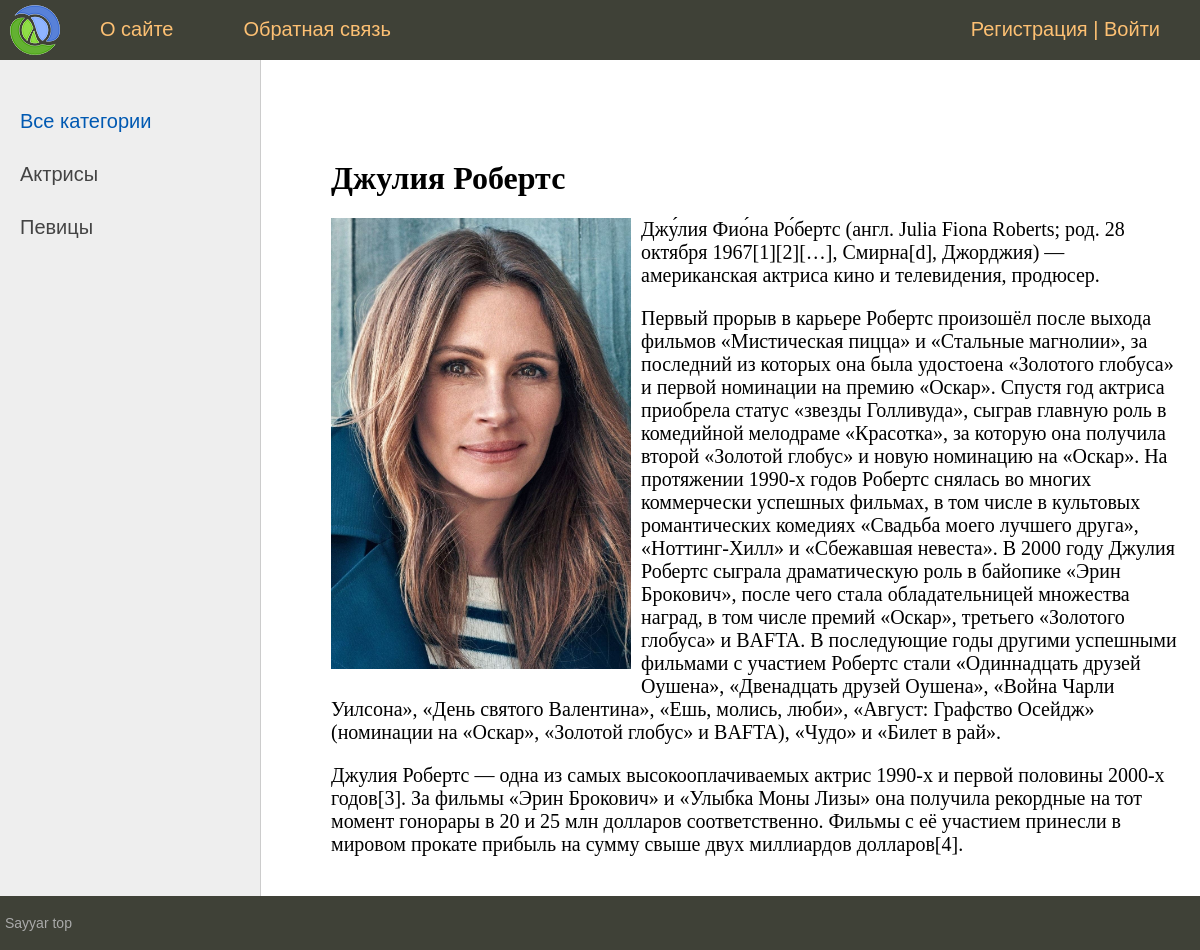
Page /post/dzhuliya-roberts/ on the committed database.
### women/models.py (models this page shows, shortened)
class Category(models.Model):
    name = models.CharField(max_length=100, db_index=True)
    slug = models.SlugField(max_length=255, unique=True, db_index=True, verbose_name='URL')
    def get_absolute_url(self):
        return reverse('category', kwargs={'cat_slug': self.slug})
    class Meta:
        verbose_name = "Категория"
        verbose_name_plural = "Категории"
        ordering = ['id']

class Women(models.Model):
    title = models.CharField(max_length=255, verbose_name='Заголовок')
    slug = models.SlugField(max_length=255, unique=True, db_index=True, verbose_name='URL')
    content = models.TextField(blank=True, verbose_name='Текст статьи')
    photo = models.ImageField(upload_to='photos/%Y/%m/%d/', verbose_name='Фото')
    time_create = models.DateTimeField(auto_now_add=True, verbose_name='Время создания')
    time_update = models.DateTimeField(auto_now=True, verbose_name='Время изменения')
    is_published = models.BooleanField(default=True, verbose_name='Публикация')
    cat = models.ForeignKey('Category', on_delete=models.PROTECT, verbose_name='Категории')
    def __str__(self) -> str:
        return self.title
    class Meta:
        verbose_name = "Известные женщины"
        verbose_name_plural = "Известные женщины"
        ordering = ['time_create', 'title']

### women/views.py (the view)
# urls.py: path('post/<slug:post_slug>/', ShowPost.as_view(), name='post'),
class ShowPost(DataMixin, DetailView):
    model = Women
    template_name = 'women/post.html'
    slug_url_kwarg = 'post_slug'
    context_object_name = 'post'
    def get_context_data(self, *, object_list=None, **kwargs):
        context = super().get_context_data(**kwargs)
        c_def = self.get_user_context(title=context['post'])
        return dict(list(context.items()) + list(c_def.items()))

### women/utils.py (called while the page is built)
    def get_user_context(self, **kwargs):
        context = kwargs
        cats = cache.get('cats')
        if not cats:
            cats = Category.objects.annotate(Count('women'))
            cache.set('cats', cats, 60)
        user_menu = menu.copy()
        if not self.request.user.is_authenticated:
            user_menu.pop(1)
        context['menu'] = user_menu
        context['cats'] = cats
        if 'cat_selected' not in context:
            context['cat_selected'] = 0
        return context

### women/templates/women/post.html
{% extends 'women/base.html' %}
{% block content %}
<h1>{{post.title}}</h1>
{% if post.photo %}
<p><img class="img-article-left" src="{{post.photo.url}}"></p>
{% endif %}
{{post.content|linebreaks}}
{% endblock %}

### women/templates/women/base.html (shortened to what this page needs)
{% load static %}
{% load women_tags %}
<!DOCTYPE html>
<html>
<head>
	<link type="text/css" href="{% static 'women/css/styles.css' %}" rel="stylesheet" />
</head>
<body>
<table class="table-page" border=0 cellpadding="0" cellspacing="0">
<tr><td valign=top>
{% block mainmenu %}
		<div class="header">
			<ul id="mainmenu" class="mainmenu">
			<li class="logo"><a href="{% url 'home' %}"><div class="logo"></div></a></li>
{% for m in menu %}
			<li><a href="{% url m.url_name %}">{{m.title}}</a></li>
{% endfor %}
				{% if request.user.is_authenticated %}
				<li class="last"> {{user.username}} | <a href="{% url 'logout' %}">Выйти</a></li>
				{% else %}
				<li class="last"><a href="{% url 'register' %}">Регистрация</a> | <a href="{% url 'login' %}">Войти</a></li>
				{% endif %}
			</ul>
		</div>
{% endblock mainmenu %}
<table class="table-content" border=0 cellpadding="0" cellspacing="0">
<tr>
	<td valign="top" class="left-chapters">
	<ul id="leftchapters">
{% if cat_selected == 0 %}
		<li class="selected">Все категории</li>
{% else %}
		<li><a href="{% url 'home' %}">Все категории</a></li>
{% endif %}
{% for c in cats %}
{% if c.women__count > 0 %}
		{% if c.pk == cat_selected %}
			<li class="selected">{{c.name}}</li>
		{% else %}
			<li><a href="{{ c.get_absolute_url }}">{{c.name}}</a></li>
		{% endif %}
{% endif %}
{% endfor %}
	</ul>
</td>
<td valign="top" class="content">
	<div class="content-text">
{% block content %}
{% endblock %}
	</div>
</td></tr></table>
</td></tr>
<tr><td valign=top>
	<div id="footer">
	<p>Sayyar top</p>
	</div>
</td></tr></table>
</body>
</html>

### women/static/women/css/styles.css (style rules this page uses)
html, body { font-family: 'Arial'; margin: 0; padding: 0; height: 100%; width: 100%; color: #444; }
a { color: #0059b2; text-decoration: none; }
img { max-width: 600px; height: auto; }
img.img-article-left { max-width: 300px; height: auto; float: left; padding: 0 10px 10px 0; }
.table-page { width: 100%; height: 100%; vertical-align: top; }
.table-page tr { height: 100%; }
.header { background: #3F4137; height: 60px; }
.logo { background: url('../images/logo.png') no-repeat 10px 5px; width: 70px; height: 60px; }
ul.mainmenu { list-style: none; margin: 0; padding: 0; height: 60px; color: #fdc073; font-size: 20px; overflow: hidden; }
ul.mainmenu li { float: left; margin: 18px 40px 0 30px; }
ul.mainmenu li.logo { margin: 0; }
ul.mainmenu li.last { float: right; }
ul.mainmenu li a { color: #fdc073; text-decoration: none; }
.table-content { width: 100%; min-height: 100%; height: 100%; }
.left-chapters { margin: 0; background: #eee; border-right: 1px solid #ccc; min-height: 100%; }
.left-chapters ul { width: 230px; min-height: 100%; margin: 0; padding: 20px 10px 10px 20px; list-style: none; font-size: 20px; }
.left-chapters ul li { margin: 30px 0 0 0; color: #999; }
.left-chapters ul li.selected { color: #0059b2; }
.left-chapters ul li a { color: #444; text-decoration: none; }
.content { padding: 40px 20px 20px 40px; width: 100%; box-sizing: border-box; }
.content-text { margin: 60px 0 0 30px; color: #000; font-size: 20px; font-family: Yandex Sans Display Light; }
.content-text h1 { font-size: 32px; }
#footer { box-sizing: border-box; background: #3F4137; padding: 5px; color: #aaa; font-size: 14px; font-family: Verdana, Geneva, Arial, Helvetica; text-align: left; overflow: hidden; }

### rows in the picture
Category: name "Актрисы"
Category: name "Певицы"
Women: title "Джулия Робертс", photo (picture), content "Джу́лия Фио́на Ро́бертс (англ. Julia Fiona Roberts; род. 28 октября 1967[1][2][…], Смирна[d], Джорджия) — американская актриса кино и телевидения, продюсер. Первый прорыв в карьере Робертс произошёл после выхода фильмов «Мистическая пицца» и «Стальные магнолии», за последний из которых она была удостоена «Золотого глобуса» и первой номинации на премию «Оскар». Спустя год актриса приобрела статус «звезды Голливуда», сыграв главную роль в комедийной мелодраме «Красотка», за которую она получила второй «Золотой глобус» и новую номинацию на «Оскар». На протяжении 1990-х годов Робертс снялась во многих коммерчески успешных фильмах, в том числе в культовых романтических комедиях «Свадьба моего…"

### other values in the picture
{{ m.title }} "О сайте" "Обратная связь"
